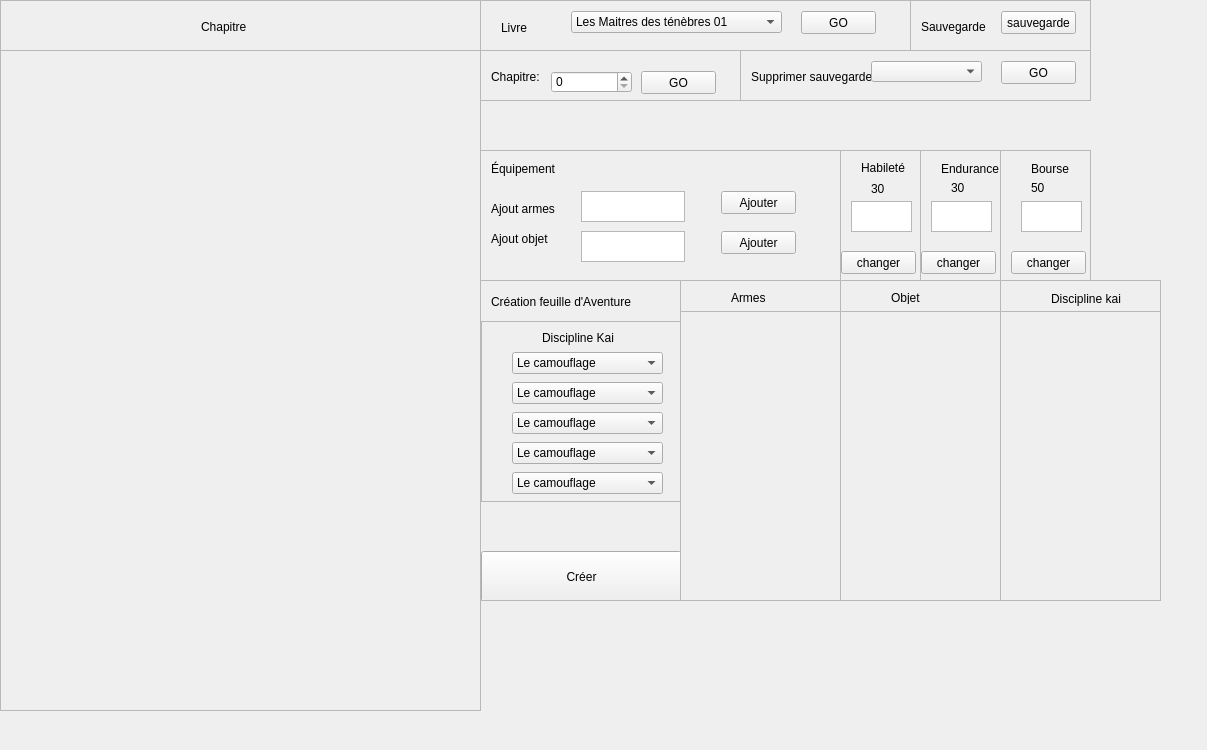
<?xml version="1.0" encoding="UTF-8"?>
<ui version="4.0">
 <class>MainWindow</class>
 <widget class="QMainWindow" name="MainWindow">
  <property name="geometry">
   <rect>
    <x>0</x>
    <y>0</y>
    <width>1207</width>
    <height>750</height>
   </rect>
  </property>
  <property name="windowTitle">
   <string>MainWindow</string>
  </property>
  <widget class="QWidget" name="centralwidget">
   <widget class="QScrollArea" name="chapitre">
    <property name="geometry">
     <rect>
      <x>480</x>
      <y>50</y>
      <width>261</width>
      <height>51</height>
     </rect>
    </property>
    <property name="widgetResizable">
     <bool>true</bool>
    </property>
    <widget class="QWidget" name="scrollAreaWidgetContents">
     <property name="geometry">
      <rect>
       <x>0</x>
       <y>0</y>
       <width>259</width>
       <height>49</height>
      </rect>
     </property>
     <widget class="QPushButton" name="buttonChapitre">
      <property name="geometry">
       <rect>
        <x>160</x>
        <y>20</y>
        <width>75</width>
        <height>23</height>
       </rect>
      </property>
      <property name="text">
       <string>GO</string>
      </property>
     </widget>
     <widget class="QLabel" name="label">
      <property name="geometry">
       <rect>
        <x>10</x>
        <y>10</y>
        <width>71</width>
        <height>31</height>
       </rect>
      </property>
      <property name="text">
       <string>Chapitre:</string>
      </property>
     </widget>
     <widget class="QSpinBox" name="chapitreNum">
      <property name="geometry">
       <rect>
        <x>70</x>
        <y>20</y>
        <width>81</width>
        <height>22</height>
       </rect>
      </property>
      <property name="maximum">
       <number>10000</number>
      </property>
     </widget>
    </widget>
   </widget>
   <widget class="QScrollArea" name="sauvegarde">
    <property name="geometry">
     <rect>
      <x>910</x>
      <y>0</y>
      <width>181</width>
      <height>51</height>
     </rect>
    </property>
    <property name="widgetResizable">
     <bool>true</bool>
    </property>
    <widget class="QWidget" name="scrollAreaWidgetContents_2">
     <property name="geometry">
      <rect>
       <x>0</x>
       <y>0</y>
       <width>179</width>
       <height>49</height>
      </rect>
     </property>
     <widget class="QPushButton" name="buttonSauvegarde">
      <property name="geometry">
       <rect>
        <x>90</x>
        <y>10</y>
        <width>75</width>
        <height>23</height>
       </rect>
      </property>
      <property name="text">
       <string>sauvegarde</string>
      </property>
     </widget>
     <widget class="QLabel" name="label_4">
      <property name="geometry">
       <rect>
        <x>10</x>
        <y>10</y>
        <width>71</width>
        <height>31</height>
       </rect>
      </property>
      <property name="text">
       <string>Sauvegarde</string>
      </property>
     </widget>
    </widget>
   </widget>
   <widget class="QScrollArea" name="chapitre_2">
    <property name="geometry">
     <rect>
      <x>480</x>
      <y>0</y>
      <width>431</width>
      <height>51</height>
     </rect>
    </property>
    <property name="widgetResizable">
     <bool>true</bool>
    </property>
    <widget class="QWidget" name="scrollAreaWidgetContents_3">
     <property name="geometry">
      <rect>
       <x>0</x>
       <y>0</y>
       <width>429</width>
       <height>49</height>
      </rect>
     </property>
     <widget class="QPushButton" name="buttonLivre">
      <property name="geometry">
       <rect>
        <x>320</x>
        <y>10</y>
        <width>75</width>
        <height>23</height>
       </rect>
      </property>
      <property name="text">
       <string>GO</string>
      </property>
     </widget>
     <widget class="QLabel" name="label_5">
      <property name="geometry">
       <rect>
        <x>20</x>
        <y>20</y>
        <width>47</width>
        <height>13</height>
       </rect>
      </property>
      <property name="text">
       <string>Livre</string>
      </property>
     </widget>
     <widget class="QComboBox" name="comboBoxLivre">
      <property name="geometry">
       <rect>
        <x>90</x>
        <y>10</y>
        <width>211</width>
        <height>22</height>
       </rect>
      </property>
      <item>
       <property name="text">
        <string>Les Maitres des ténèbres 01</string>
       </property>
      </item>
     </widget>
    </widget>
   </widget>
   <widget class="QScrollArea" name="chapitre_3">
    <property name="geometry">
     <rect>
      <x>740</x>
      <y>50</y>
      <width>351</width>
      <height>51</height>
     </rect>
    </property>
    <property name="widgetResizable">
     <bool>true</bool>
    </property>
    <widget class="QWidget" name="scrollAreaWidgetContents_4">
     <property name="geometry">
      <rect>
       <x>0</x>
       <y>0</y>
       <width>349</width>
       <height>49</height>
      </rect>
     </property>
     <widget class="QPushButton" name="buttonSuppSauvegarde">
      <property name="geometry">
       <rect>
        <x>260</x>
        <y>10</y>
        <width>75</width>
        <height>23</height>
       </rect>
      </property>
      <property name="text">
       <string>GO</string>
      </property>
     </widget>
     <widget class="QLabel" name="label_6">
      <property name="geometry">
       <rect>
        <x>10</x>
        <y>10</y>
        <width>131</width>
        <height>31</height>
       </rect>
      </property>
      <property name="text">
       <string>Supprimer sauvegarde</string>
      </property>
     </widget>
     <widget class="QComboBox" name="comboBoxSuppSauvegarde">
      <property name="geometry">
       <rect>
        <x>130</x>
        <y>10</y>
        <width>111</width>
        <height>21</height>
       </rect>
      </property>
     </widget>
    </widget>
   </widget>
   <widget class="QPlainTextEdit" name="plainTextEdit">
    <property name="enabled">
     <bool>false</bool>
    </property>
    <property name="geometry">
     <rect>
      <x>0</x>
      <y>50</y>
      <width>481</width>
      <height>661</height>
     </rect>
    </property>
    <property name="plainText">
     <string/>
    </property>
   </widget>
   <widget class="QScrollArea" name="scrollArea">
    <property name="geometry">
     <rect>
      <x>0</x>
      <y>0</y>
      <width>481</width>
      <height>51</height>
     </rect>
    </property>
    <property name="widgetResizable">
     <bool>true</bool>
    </property>
    <widget class="QWidget" name="scrollAreaWidgetContents_5">
     <property name="geometry">
      <rect>
       <x>0</x>
       <y>0</y>
       <width>479</width>
       <height>49</height>
      </rect>
     </property>
     <widget class="QLabel" name="label_8">
      <property name="geometry">
       <rect>
        <x>200</x>
        <y>0</y>
        <width>61</width>
        <height>51</height>
       </rect>
      </property>
      <property name="text">
       <string>Chapitre</string>
      </property>
     </widget>
    </widget>
   </widget>
   <widget class="QScrollArea" name="scrollArea_2">
    <property name="geometry">
     <rect>
      <x>480</x>
      <y>280</y>
      <width>201</width>
      <height>321</height>
     </rect>
    </property>
    <property name="widgetResizable">
     <bool>true</bool>
    </property>
    <widget class="QWidget" name="scrollAreaWidgetContents_7">
     <property name="geometry">
      <rect>
       <x>0</x>
       <y>0</y>
       <width>199</width>
       <height>319</height>
      </rect>
     </property>
     <widget class="QLabel" name="label_2">
      <property name="geometry">
       <rect>
        <x>10</x>
        <y>0</y>
        <width>161</width>
        <height>41</height>
       </rect>
      </property>
      <property name="text">
       <string>Création feuille d'Aventure</string>
      </property>
     </widget>
     <widget class="QScrollArea" name="scrollArea_3">
      <property name="geometry">
       <rect>
        <x>0</x>
        <y>40</y>
        <width>201</width>
        <height>181</height>
       </rect>
      </property>
      <property name="widgetResizable">
       <bool>true</bool>
      </property>
      <widget class="QWidget" name="scrollAreaWidgetContents_8">
       <property name="geometry">
        <rect>
         <x>0</x>
         <y>0</y>
         <width>199</width>
         <height>179</height>
        </rect>
       </property>
       <widget class="QLabel" name="label_3">
        <property name="geometry">
         <rect>
          <x>60</x>
          <y>0</y>
          <width>131</width>
          <height>31</height>
         </rect>
        </property>
        <property name="text">
         <string>Discipline Kai</string>
        </property>
       </widget>
       <widget class="QComboBox" name="comboBoxDiscipline1">
        <property name="geometry">
         <rect>
          <x>30</x>
          <y>30</y>
          <width>151</width>
          <height>22</height>
         </rect>
        </property>
        <item>
         <property name="text">
          <string>Le camouflage</string>
         </property>
        </item>
        <item>
         <property name="text">
          <string>La Chasse</string>
         </property>
        </item>
        <item>
         <property name="text">
          <string>Le sixieme sens</string>
         </property>
        </item>
        <item>
         <property name="text">
          <string>Orientation</string>
         </property>
        </item>
        <item>
         <property name="text">
          <string>Guerision</string>
         </property>
        </item>
        <item>
         <property name="text">
          <string>Maitre des armes</string>
         </property>
        </item>
       </widget>
       <widget class="QComboBox" name="comboBoxDiscipline2">
        <property name="geometry">
         <rect>
          <x>30</x>
          <y>60</y>
          <width>151</width>
          <height>22</height>
         </rect>
        </property>
        <item>
         <property name="text">
          <string>Le camouflage</string>
         </property>
        </item>
        <item>
         <property name="text">
          <string>La Chasse</string>
         </property>
        </item>
        <item>
         <property name="text">
          <string>Le sixieme sens</string>
         </property>
        </item>
        <item>
         <property name="text">
          <string>Orientation</string>
         </property>
        </item>
        <item>
         <property name="text">
          <string>Guerision</string>
         </property>
        </item>
        <item>
         <property name="text">
          <string>Maitre des armes</string>
         </property>
        </item>
       </widget>
       <widget class="QComboBox" name="comboBoxDiscipline3">
        <property name="geometry">
         <rect>
          <x>30</x>
          <y>90</y>
          <width>151</width>
          <height>22</height>
         </rect>
        </property>
        <item>
         <property name="text">
          <string>Le camouflage</string>
         </property>
        </item>
        <item>
         <property name="text">
          <string>La Chasse</string>
         </property>
        </item>
        <item>
         <property name="text">
          <string>Le sixieme sens</string>
         </property>
        </item>
        <item>
         <property name="text">
          <string>Orientation</string>
         </property>
        </item>
        <item>
         <property name="text">
          <string>Guerision</string>
         </property>
        </item>
        <item>
         <property name="text">
          <string>Maitre des armes</string>
         </property>
        </item>
       </widget>
       <widget class="QComboBox" name="comboBoxDiscipline4">
        <property name="geometry">
         <rect>
          <x>30</x>
          <y>120</y>
          <width>151</width>
          <height>22</height>
         </rect>
        </property>
        <item>
         <property name="text">
          <string>Le camouflage</string>
         </property>
        </item>
        <item>
         <property name="text">
          <string>La Chasse</string>
         </property>
        </item>
        <item>
         <property name="text">
          <string>Le sixieme sens</string>
         </property>
        </item>
        <item>
         <property name="text">
          <string>Orientation</string>
         </property>
        </item>
        <item>
         <property name="text">
          <string>Guerision</string>
         </property>
        </item>
        <item>
         <property name="text">
          <string>Maitre des armes</string>
         </property>
        </item>
       </widget>
       <widget class="QComboBox" name="comboBoxDiscipline5">
        <property name="geometry">
         <rect>
          <x>30</x>
          <y>150</y>
          <width>151</width>
          <height>22</height>
         </rect>
        </property>
        <item>
         <property name="text">
          <string>Le camouflage</string>
         </property>
        </item>
        <item>
         <property name="text">
          <string>La Chasse</string>
         </property>
        </item>
        <item>
         <property name="text">
          <string>Le sixieme sens</string>
         </property>
        </item>
        <item>
         <property name="text">
          <string>Orientation</string>
         </property>
        </item>
        <item>
         <property name="text">
          <string>Guerision</string>
         </property>
        </item>
        <item>
         <property name="text">
          <string>Maitre des armes</string>
         </property>
        </item>
       </widget>
      </widget>
     </widget>
     <widget class="QPushButton" name="ButtonFeuille">
      <property name="geometry">
       <rect>
        <x>0</x>
        <y>270</y>
        <width>201</width>
        <height>51</height>
       </rect>
      </property>
      <property name="text">
       <string>Créer</string>
      </property>
     </widget>
    </widget>
   </widget>
   <widget class="QScrollArea" name="scrollArea_10">
    <property name="geometry">
     <rect>
      <x>1000</x>
      <y>150</y>
      <width>91</width>
      <height>131</height>
     </rect>
    </property>
    <property name="widgetResizable">
     <bool>true</bool>
    </property>
    <widget class="QWidget" name="scrollAreaWidgetContents_15">
     <property name="geometry">
      <rect>
       <x>0</x>
       <y>0</y>
       <width>89</width>
       <height>129</height>
      </rect>
     </property>
     <widget class="QLabel" name="label_17">
      <property name="geometry">
       <rect>
        <x>30</x>
        <y>10</y>
        <width>151</width>
        <height>16</height>
       </rect>
      </property>
      <property name="text">
       <string>Bourse</string>
      </property>
     </widget>
     <widget class="QLabel" name="Bourse">
      <property name="geometry">
       <rect>
        <x>30</x>
        <y>30</y>
        <width>47</width>
        <height>13</height>
       </rect>
      </property>
      <property name="text">
       <string>50</string>
      </property>
     </widget>
     <widget class="QPushButton" name="pushButton_3">
      <property name="geometry">
       <rect>
        <x>10</x>
        <y>100</y>
        <width>75</width>
        <height>23</height>
       </rect>
      </property>
      <property name="text">
       <string>changer</string>
      </property>
     </widget>
     <widget class="QTextEdit" name="textEditBourse">
      <property name="geometry">
       <rect>
        <x>20</x>
        <y>50</y>
        <width>61</width>
        <height>31</height>
       </rect>
      </property>
     </widget>
    </widget>
   </widget>
   <widget class="QScrollArea" name="scrollArea_8">
    <property name="geometry">
     <rect>
      <x>840</x>
      <y>150</y>
      <width>81</width>
      <height>131</height>
     </rect>
    </property>
    <property name="widgetResizable">
     <bool>true</bool>
    </property>
    <widget class="QWidget" name="scrollAreaWidgetContents_13">
     <property name="geometry">
      <rect>
       <x>0</x>
       <y>0</y>
       <width>79</width>
       <height>129</height>
      </rect>
     </property>
     <widget class="QLabel" name="label_20">
      <property name="geometry">
       <rect>
        <x>20</x>
        <y>10</y>
        <width>47</width>
        <height>13</height>
       </rect>
      </property>
      <property name="text">
       <string>Habileté</string>
      </property>
     </widget>
     <widget class="QLabel" name="Habilete">
      <property name="geometry">
       <rect>
        <x>30</x>
        <y>30</y>
        <width>21</width>
        <height>16</height>
       </rect>
      </property>
      <property name="text">
       <string>30</string>
      </property>
     </widget>
     <widget class="QPushButton" name="pushButton">
      <property name="geometry">
       <rect>
        <x>0</x>
        <y>100</y>
        <width>75</width>
        <height>23</height>
       </rect>
      </property>
      <property name="text">
       <string>changer</string>
      </property>
     </widget>
     <widget class="QTextEdit" name="textEditHabilete">
      <property name="geometry">
       <rect>
        <x>10</x>
        <y>50</y>
        <width>61</width>
        <height>31</height>
       </rect>
      </property>
     </widget>
    </widget>
   </widget>
   <widget class="QScrollArea" name="scrollArea_9">
    <property name="geometry">
     <rect>
      <x>920</x>
      <y>150</y>
      <width>81</width>
      <height>131</height>
     </rect>
    </property>
    <property name="widgetResizable">
     <bool>true</bool>
    </property>
    <widget class="QWidget" name="scrollAreaWidgetContents_14">
     <property name="geometry">
      <rect>
       <x>0</x>
       <y>0</y>
       <width>79</width>
       <height>129</height>
      </rect>
     </property>
     <widget class="QLabel" name="label_21">
      <property name="geometry">
       <rect>
        <x>20</x>
        <y>10</y>
        <width>61</width>
        <height>16</height>
       </rect>
      </property>
      <property name="text">
       <string>Endurance</string>
      </property>
     </widget>
     <widget class="QLabel" name="Endurance">
      <property name="geometry">
       <rect>
        <x>30</x>
        <y>30</y>
        <width>47</width>
        <height>13</height>
       </rect>
      </property>
      <property name="text">
       <string>30</string>
      </property>
     </widget>
     <widget class="QPushButton" name="pushButton_2">
      <property name="geometry">
       <rect>
        <x>0</x>
        <y>100</y>
        <width>75</width>
        <height>23</height>
       </rect>
      </property>
      <property name="text">
       <string>changer</string>
      </property>
     </widget>
     <widget class="QTextEdit" name="textEditEndurance">
      <property name="geometry">
       <rect>
        <x>10</x>
        <y>50</y>
        <width>61</width>
        <height>31</height>
       </rect>
      </property>
     </widget>
    </widget>
   </widget>
   <widget class="QScrollArea" name="scrollArea_5">
    <property name="geometry">
     <rect>
      <x>480</x>
      <y>150</y>
      <width>361</width>
      <height>131</height>
     </rect>
    </property>
    <property name="widgetResizable">
     <bool>true</bool>
    </property>
    <widget class="QWidget" name="scrollAreaWidgetContents_10">
     <property name="geometry">
      <rect>
       <x>0</x>
       <y>0</y>
       <width>359</width>
       <height>129</height>
      </rect>
     </property>
     <widget class="QLabel" name="label_11">
      <property name="geometry">
       <rect>
        <x>10</x>
        <y>10</y>
        <width>91</width>
        <height>16</height>
       </rect>
      </property>
      <property name="text">
       <string>Équipement</string>
      </property>
     </widget>
     <widget class="QLabel" name="label_14">
      <property name="geometry">
       <rect>
        <x>10</x>
        <y>50</y>
        <width>71</width>
        <height>16</height>
       </rect>
      </property>
      <property name="text">
       <string>Ajout armes</string>
      </property>
     </widget>
     <widget class="QLabel" name="label_15">
      <property name="geometry">
       <rect>
        <x>10</x>
        <y>80</y>
        <width>71</width>
        <height>16</height>
       </rect>
      </property>
      <property name="text">
       <string>Ajout objet</string>
      </property>
     </widget>
     <widget class="QPlainTextEdit" name="plainTextEditAjoutArmes">
      <property name="geometry">
       <rect>
        <x>100</x>
        <y>40</y>
        <width>104</width>
        <height>31</height>
       </rect>
      </property>
     </widget>
     <widget class="QPlainTextEdit" name="plainTextEditAjoutObjet">
      <property name="geometry">
       <rect>
        <x>100</x>
        <y>80</y>
        <width>104</width>
        <height>31</height>
       </rect>
      </property>
     </widget>
     <widget class="QPushButton" name="ButtonArmes">
      <property name="geometry">
       <rect>
        <x>240</x>
        <y>40</y>
        <width>75</width>
        <height>23</height>
       </rect>
      </property>
      <property name="text">
       <string>Ajouter</string>
      </property>
     </widget>
     <widget class="QPushButton" name="ButtonObjet">
      <property name="geometry">
       <rect>
        <x>240</x>
        <y>80</y>
        <width>75</width>
        <height>23</height>
       </rect>
      </property>
      <property name="text">
       <string>Ajouter</string>
      </property>
     </widget>
    </widget>
   </widget>
   <widget class="QScrollArea" name="scrollArea_6">
    <property name="geometry">
     <rect>
      <x>680</x>
      <y>280</y>
      <width>161</width>
      <height>321</height>
     </rect>
    </property>
    <property name="widgetResizable">
     <bool>true</bool>
    </property>
    <widget class="QWidget" name="scrollAreaWidgetContents_11">
     <property name="geometry">
      <rect>
       <x>0</x>
       <y>0</y>
       <width>159</width>
       <height>319</height>
      </rect>
     </property>
     <widget class="QLabel" name="label_16">
      <property name="geometry">
       <rect>
        <x>50</x>
        <y>10</y>
        <width>47</width>
        <height>13</height>
       </rect>
      </property>
      <property name="text">
       <string>Armes</string>
      </property>
     </widget>
     <widget class="QPlainTextEdit" name="plainTextEditArmes">
      <property name="enabled">
       <bool>false</bool>
      </property>
      <property name="geometry">
       <rect>
        <x>-7</x>
        <y>30</y>
        <width>171</width>
        <height>291</height>
       </rect>
      </property>
     </widget>
    </widget>
   </widget>
   <widget class="QScrollArea" name="scrollArea_7">
    <property name="geometry">
     <rect>
      <x>840</x>
      <y>280</y>
      <width>161</width>
      <height>321</height>
     </rect>
    </property>
    <property name="widgetResizable">
     <bool>true</bool>
    </property>
    <widget class="QWidget" name="scrollAreaWidgetContents_12">
     <property name="geometry">
      <rect>
       <x>0</x>
       <y>0</y>
       <width>159</width>
       <height>319</height>
      </rect>
     </property>
     <widget class="QLabel" name="label_18">
      <property name="geometry">
       <rect>
        <x>50</x>
        <y>10</y>
        <width>47</width>
        <height>13</height>
       </rect>
      </property>
      <property name="text">
       <string>Objet</string>
      </property>
     </widget>
     <widget class="QPlainTextEdit" name="plainTextEditObjet">
      <property name="enabled">
       <bool>false</bool>
      </property>
      <property name="geometry">
       <rect>
        <x>-7</x>
        <y>30</y>
        <width>171</width>
        <height>291</height>
       </rect>
      </property>
     </widget>
    </widget>
   </widget>
   <widget class="QScrollArea" name="scrollArea_11">
    <property name="geometry">
     <rect>
      <x>1000</x>
      <y>280</y>
      <width>161</width>
      <height>321</height>
     </rect>
    </property>
    <property name="widgetResizable">
     <bool>true</bool>
    </property>
    <widget class="QWidget" name="scrollAreaWidgetContents_16">
     <property name="geometry">
      <rect>
       <x>0</x>
       <y>0</y>
       <width>159</width>
       <height>319</height>
      </rect>
     </property>
     <widget class="QLabel" name="label_19">
      <property name="geometry">
       <rect>
        <x>50</x>
        <y>10</y>
        <width>71</width>
        <height>16</height>
       </rect>
      </property>
      <property name="text">
       <string>Discipline kai</string>
      </property>
     </widget>
     <widget class="QPlainTextEdit" name="plainTextEditObjetDiscipline">
      <property name="enabled">
       <bool>false</bool>
      </property>
      <property name="geometry">
       <rect>
        <x>-7</x>
        <y>30</y>
        <width>171</width>
        <height>291</height>
       </rect>
      </property>
     </widget>
    </widget>
   </widget>
  </widget>
  <widget class="QMenuBar" name="menubar">
   <property name="geometry">
    <rect>
     <x>0</x>
     <y>0</y>
     <width>1207</width>
     <height>21</height>
    </rect>
   </property>
  </widget>
 </widget>
 <resources/>
 <connections>
  <connection>
   <sender>buttonChapitre</sender>
   <signal>clicked()</signal>
   <receiver>MainWindow</receiver>
   <slot>GoChapitre()</slot>
   <hints>
    <hint type="sourcelabel">
     <x>696</x>
     <y>101</y>
    </hint>
    <hint type="destinationlabel">
     <x>1030</x>
     <y>211</y>
    </hint>
   </hints>
  </connection>
  <connection>
   <sender>chapitreNum</sender>
   <signal>valueChanged(int)</signal>
   <receiver>chapitreNum</receiver>
   <slot>selectAll()</slot>
   <hints>
    <hint type="sourcelabel">
     <x>584</x>
     <y>104</y>
    </hint>
    <hint type="destinationlabel">
     <x>584</x>
     <y>104</y>
    </hint>
   </hints>
  </connection>
  <connection>
   <sender>ButtonFeuille</sender>
   <signal>clicked()</signal>
   <receiver>MainWindow</receiver>
   <slot>FeuilleAventure()</slot>
   <hints>
    <hint type="sourcelabel">
     <x>538</x>
     <y>593</y>
    </hint>
    <hint type="destinationlabel">
     <x>1127</x>
     <y>749</y>
    </hint>
   </hints>
  </connection>
  <connection>
   <sender>ButtonArmes</sender>
   <signal>clicked()</signal>
   <receiver>MainWindow</receiver>
   <slot>AjoutArmes()</slot>
   <hints>
    <hint type="sourcelabel">
     <x>778</x>
     <y>226</y>
    </hint>
    <hint type="destinationlabel">
     <x>1187</x>
     <y>328</y>
    </hint>
   </hints>
  </connection>
  <connection>
   <sender>ButtonObjet</sender>
   <signal>clicked()</signal>
   <receiver>MainWindow</receiver>
   <slot>AjoutObjet()</slot>
   <hints>
    <hint type="sourcelabel">
     <x>755</x>
     <y>259</y>
    </hint>
    <hint type="destinationlabel">
     <x>1198</x>
     <y>400</y>
    </hint>
   </hints>
  </connection>
  <connection>
   <sender>pushButton_3</sender>
   <signal>clicked()</signal>
   <receiver>MainWindow</receiver>
   <slot>ModifBourse()</slot>
   <hints>
    <hint type="sourcelabel">
     <x>1065</x>
     <y>287</y>
    </hint>
    <hint type="destinationlabel">
     <x>1232</x>
     <y>379</y>
    </hint>
   </hints>
  </connection>
  <connection>
   <sender>pushButton_2</sender>
   <signal>clicked()</signal>
   <receiver>MainWindow</receiver>
   <slot>ModifEndurance()</slot>
   <hints>
    <hint type="sourcelabel">
     <x>949</x>
     <y>279</y>
    </hint>
    <hint type="destinationlabel">
     <x>1199</x>
     <y>365</y>
    </hint>
   </hints>
  </connection>
  <connection>
   <sender>pushButton</sender>
   <signal>clicked()</signal>
   <receiver>MainWindow</receiver>
   <slot>ModifHabilete()</slot>
   <hints>
    <hint type="sourcelabel">
     <x>892</x>
     <y>286</y>
    </hint>
    <hint type="destinationlabel">
     <x>1201</x>
     <y>299</y>
    </hint>
   </hints>
  </connection>
 </connections>
 <slots>
  <signal>test()</signal>
  <slot>GoChapitre()</slot>
  <slot>ProchainChapitre()</slot>
  <slot>AjoutArmes()</slot>
  <slot>FeuilleAventure()</slot>
  <slot>AjoutObjet()</slot>
  <slot>ModifBourse()</slot>
  <slot>ModifEndurance()</slot>
  <slot>ModifHabilete()</slot>
 </slots>
</ui>
